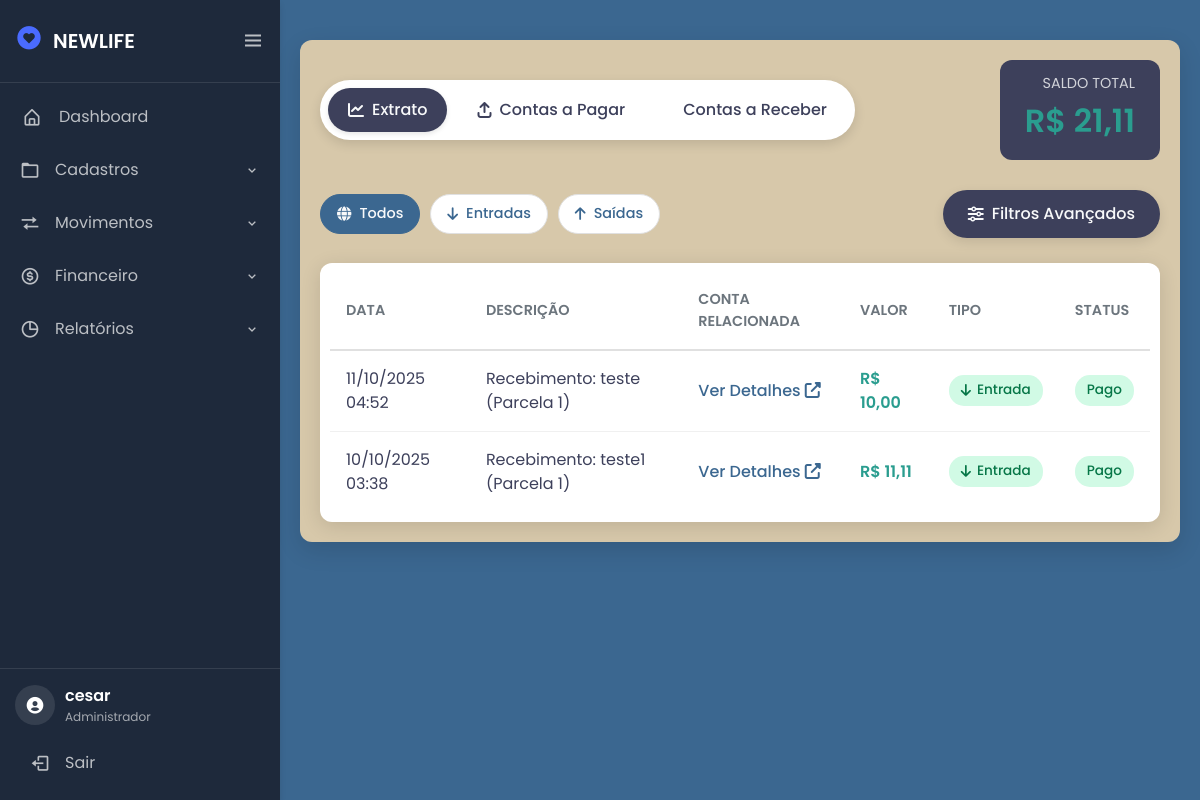
Screenshot of /financeiro/ (signed in) with the database file from the repository.
### financeiro/models.py (models this page shows, shortened)
class Extrato(models.Model):
    TIPO_CHOICES = (
        ('entrada', 'Entrada'),
        ('saida', 'Saída'),
    )
    STATUS_CHOICES = (
        ('pendente', 'Pendente'),
        ('pago', 'Pago'),
        ('nao_pago', 'Não Pago'),
    )
    descricao = models.CharField(max_length=255)
    valor = models.DecimalField(max_digits=10, decimal_places=2)
    data_transacao = models.DateTimeField(default=timezone.now)
    tipo = models.CharField(max_length=7, choices=TIPO_CHOICES)
    saldo = models.DecimalField(max_digits=10, decimal_places=2, default=0.00)
    metodo_pagamento = models.CharField(max_length=50, blank=True, null=True)
    status = models.CharField(max_length=10, choices=STATUS_CHOICES, default='pendente')
    conta_pagar = models.ForeignKey(ContaPagar, on_delete=models.SET_NULL, null=True, blank=True)
    conta_receber = models.ForeignKey(ContaReceber, on_delete=models.SET_NULL, null=True, blank=True)
    conta_bancaria = models.ForeignKey('ContaBancaria', on_delete=models.CASCADE, null=True, blank=True, related_name='extratos')

### financeiro/views.py (the view, shortened to what this page needs)
# urls.py: path('', views.financeiro, name='financeiro'),
@login_required(login_url="/login/")
def financeiro(request):
    extratos = Extrato.objects.filter(status='pago').select_related(
        'conta_receber', 'conta_pagar'
    ).order_by('-data_transacao')
    search_query = request.GET.get('search', '')
    data_inicio = request.GET.get('data_inicio')
    data_fim = request.GET.get('data_fim')
    tipo = request.GET.get('tipo')
    status = request.GET.get('status')
    metodo = request.GET.get('metodo')
    valor_min = request.GET.get('valor_min')
    valor_max = request.GET.get('valor_max')
    if data_inicio and data_fim:
        extratos = extratos.filter(
            data_transacao__date__gte=data_inicio,
            data_transacao__date__lte=data_fim
        )
    elif data_inicio:
        extratos = extratos.filter(data_transacao__date__gte=data_inicio)
    elif data_fim:
        extratos = extratos.filter(data_transacao__date__lte=data_fim)
    if tipo:
        extratos = extratos.filter(tipo=tipo)
    if status:
        extratos = extratos.filter(status=status)
    if metodo:
        extratos = extratos.filter(metodo_pagamento=metodo)
    if valor_min:
        extratos = extratos.filter(valor__gte=float(valor_min))
    if valor_max:
        extratos = extratos.filter(valor__lte=float(valor_max))
    metodos_pagamento = Extrato.objects.exclude(metodo_pagamento__isnull=True)\
                                      .exclude(metodo_pagamento__exact='')\
                                      .values_list('metodo_pagamento', flat=True)\
                                      .distinct()
    saldo_total = sum(
    e.valor if e.tipo == 'entrada' else -e.valor
    for e in Extrato.objects.filter(status='pago')
    )
    paginator = Paginator(extratos, 10)
    page_number = request.GET.get('page')
    extratos_paginados = paginator.get_page(page_number)
    context = {
        'extratos': extratos_paginados,
        'saldo_total': saldo_total,
        'metodos_pagamento': metodos_pagamento,
    }
    return render(request, 'extrato.html', context)

### financeiro/templatetags/pagamento_tags.py (called while the page is built)
@register.simple_tag(takes_context=True)
def param_replace(context, **kwargs):
    params = context['request'].GET.copy()
    for key, value in kwargs.items():
        params[key] = value
    return params.urlencode()

### financeiro/templates/extrato.html (shortened to what this page needs)
{% extends 'tela.html' %}
{% load static %}
{% load pagamento_tags %}
{% block 'head' %}
<link rel="stylesheet" href="{% static 'css/extrato.css' %}">
<link rel="stylesheet" href="https://cdnjs.cloudflare.com/ajax/libs/font-awesome/6.5.2/css/all.min.css">
{% endblock %}
{% block 'dashboard' %}
<div class="container">
    <header class="page-header">
        <nav class="menu">
            <a class="nav-button active" href="{% url 'financeiro' %}"><i class="fas fa-chart-line"></i> Extrato</a>
            <a class="nav-button" href="{% url 'contasPagar' %}"><i class="fas fa-arrow-up-from-bracket"></i> Contas a Pagar</a>
            <a class="nav-button" href="{% url 'contasReceber' %}"> Contas a Receber</a>
        </nav>
        <div class="saldo-card">
            <h3>SALDO TOTAL</h3>
            <p class="{% if saldo_total >= 0 %}saldo-positivo{% else %}saldo-negativo{% endif %}">
                R$ {{ saldo_total|floatformat:2 }}
            </p>
        </div>
    </header>
    <div class="actions-toolbar">
        <div class="status-buttons">
            <a href="?{% param_replace tipo='' %}" class="status-btn {% if not request.GET.tipo %}active{% endif %}">
                <i class="fas fa-globe"></i> Todos
            </a>
            <a href="?{% param_replace tipo='entrada' %}" class="status-btn {% if request.GET.tipo == 'entrada' %}active{% endif %}">
                <i class="fas fa-arrow-down"></i> Entradas
            </a>
            <a href="?{% param_replace tipo='saida' %}" class="status-btn {% if request.GET.tipo == 'saida' %}active{% endif %}">
                <i class="fas fa-arrow-up"></i> Saídas
            </a>
        </div>
        <button id="toggle-filtros" class="add-button">
            <i class="fas fa-sliders-h"></i> Filtros Avançados
        </button>
    </div>
    <div class="table-wrapper">
        <table class="content-table">
            <thead>
                <tr>
                    <th>Data</th>
                    <th>Descrição</th>
                    <th>Conta Relacionada</th>
                    <th>Valor</th>
                    <th>Tipo</th>
                    <th>Status</th>
                </tr>
            </thead>
            <tbody>
                {% for extrato in extratos %}
                    <tr>
                        <td data-label="Data">{{ extrato.data_transacao|date:"d/m/Y H:i" }}</td>
                        <td data-label="Descrição">{{ extrato.descricao }}</td>
                        <td data-label="Conta Relacionada">
                            {% if extrato.conta_receber or extrato.conta_pagar %}
                                <a href="#" class="conta-relacionada-link"
                                   data-conta-id="{% if extrato.conta_receber %}{{ extrato.conta_receber.id }}{% else %}{{ extrato.conta_pagar.id }}{% endif %}"
                                   data-tipo="{% if extrato.conta_receber %}receber{% else %}pagar{% endif %}">
                                    Ver Detalhes <i class="fas fa-external-link-alt"></i>
                                </a>
                            {% else %}
                                -
                            {% endif %}
                        </td>
                        <td data-label="Valor" class="{% if extrato.tipo == 'entrada' %}valor-positivo{% else %}valor-negativo{% endif %}">
                           R$ {{ extrato.valor|floatformat:2 }}
                        </td>
                        <td data-label="Tipo">
                            {% if extrato.tipo == 'entrada' %}
                                <span class="status status-entrada"><i class="fas fa-arrow-down"></i> Entrada</span>
                            {% else %}
                                <span class="status status-saida"><i class="fas fa-arrow-up"></i> Saída</span>
                            {% endif %}
                        </td>
                        <td data-label="Status">
                           <span class="status {% if extrato.status == 'pago' %}status-pago{% else %}status-pendente{% endif %}">
                                {{ extrato.get_status_display }}
                           </span>
                        </td>
                    </tr>
                {% empty %}
                    <tr>
                        <td colspan="6" class="empty-cell">Nenhuma transação encontrada.</td>
                    </tr>
                {% endfor %}
            </tbody>
        </table>
    </div>
</div>
{% endblock %}

### estoque/templates/tela.html (shortened to what this page needs)
{% load static %}
<!doctype html>
<html lang="pt-BR">
<head>
  <link rel="stylesheet" href="https://cdn.jsdelivr.net/npm/bootstrap@4.6.1/dist/css/bootstrap.min.css">
  <link rel="stylesheet" href="{% static 'css/styletela.css' %}">
  <link rel="stylesheet" href="{% static 'css/general.css' %}">
  <link href="https://cdn.jsdelivr.net/npm/boxicons@latest/css/boxicons.min.css" rel='stylesheet'>
  <link rel="stylesheet" href="https://cdnjs.cloudflare.com/ajax/libs/animate.css/4.1.1/animate.min.css"/>
  {% block 'head' %}{% endblock %}
</head>
<body>
  <div class="sidebar-tech">
    <div class="logo-container">
      <div class="logo-tech">
        <div class="logo-icon"><i class='bx bxs-heart-circle'></i></div>
        <div class="logo-text">NEWLIFE</div>
      </div>
      <i class="bx bx-menu toggle-btn" id="sidebarToggle"></i>
    </div>
    <nav class="nav-tech">
      <ul class="nav-list">
        <li class="nav-item">
          <a href="{% url 'inicial' %}" class="nav-link">
            <i class="bx bx-home-alt"></i>
            <span class="link-text">Dashboard</span>
          </a>
        </li>
        <li class="nav-group">
          <div class="group-header">
            <i class="bx bx-folder"></i>
            <span class="group-title">Cadastros</span>
            <i class="bx bx-chevron-down group-arrow"></i>
          </div>
        </li>
        <li class="nav-group">
          <div class="group-header">
            <i class="bx bx-transfer"></i>
            <span class="group-title">Movimentos</span>
            <i class="bx bx-chevron-down group-arrow"></i>
          </div>
        </li>
        <li class="nav-group">
          <div class="group-header">
            <i class='bx bx-dollar-circle'></i>
            <span class="group-title">Financeiro</span>
            <i class="bx bx-chevron-down group-arrow"></i>
          </div>
        </li>
        <li class="nav-group">
          <div class="group-header">
            <i class="bx bx-pie-chart-alt"></i>
            <span class="group-title">Relatórios</span>
            <i class="bx bx-chevron-down group-arrow"></i>
          </div>
        </li>
      </ul>
    </nav>
    <div class="user-panel">
      <div class="user-info">
        <div class="user-avatar">
          <i class='bx bxs-user-circle'></i>
        </div>
        <div class="user-details">
          <div class="user-name">
            {% if request.user.is_authenticated %}
              {{ request.user.get_full_name|default:request.user.username }}
            {% else %}
              Visitante
            {% endif %}
          </div>
          <div class="user-role">
            {% if request.user.is_superuser %}
              Administrador
            {% elif request.user.is_staff %}
              Funcionário
            {% else %}
              Usuário Comum
            {% endif %}
          </div>
        </div>
      </div>
      <a href="{% url 'logout' %}" class="logout-btn">
        <i class="bx bx-log-out"></i>
        <span>Sair</span>
      </a>
    </div>
  </div>
  <section class="main-content">
    {% block 'dashboard'%}
    {% endblock %}
  </section>
</body>
</html>

### estoque/static/css/styletela.css (style rules this page uses)
:root { --primary-color: #4a6bff; --secondary-color: #6c757d; --success-color: #28a745; --danger-color: #dc3545; --warning-color: #ffc107; --info-color: #17a2b8; --light-color: #f8f9fa; --dark-color: #343a40; --sidebar-bg: #1e293b; --sidebar-width: 280px; --sidebar-collapsed-width: 80px; --transition-speed: 0.3s; --shadow: 0 4px 6px rgba(0, 0, 0, 0.1); --main-color: #d7c8aa; --dark-color: #3d405b; --light-color: #f8f9fa; --contrast-color: #f88863; --differential-color: #3b6790; --background-color: #fff8e3; }
body { background-color: var(--differential-color); }
.sidebar-tech { position: fixed; top: 0; left: 0; height: 100vh; width: var(--sidebar-width); background: var(--sidebar-bg); color: white; transition: all var(--transition-speed) ease; z-index: 1000; display: flex; flex-direction: column; box-shadow: var(--shadow); overflow: visible; }
.logo-container { display: flex; align-items: center; justify-content: space-between; padding: 20px 15px; border-bottom: 1px solid rgba(255, 255, 255, 0.1); }
.logo-tech { display: flex; align-items: center; gap: 10px; }
.logo-icon { font-size: 28px; color: var(--primary-color); }
.logo-text { font-size: 20px; font-weight: 600; white-space: nowrap; transition: opacity var(--transition-speed); }
.toggle-btn { font-size: 24px; cursor: pointer; transition: transform var(--transition-speed); color: rgba(255, 255, 255, 0.7); }
.nav-tech { flex: 1; overflow-y: auto; overflow-x: hidden; padding: 10px 0; }
.nav-list { list-style: none; padding: 0; margin: 0; }
.nav-item, .nav-group { margin-bottom: 5px; }
.nav-link { display: flex; align-items: center; padding: 12px 20px; color: rgba(255, 255, 255, 0.7); text-decoration: none; transition: all var(--transition-speed); position: relative; }
.nav-link::before { content: ''; position: absolute; left: 0; top: 0; height: 100%; width: 3px; background: var(--primary-color); transform: scaleY(0); transition: transform var(--transition-speed); }
.nav-link i { font-size: 20px; margin-right: 15px; min-width: 24px; text-align: center; }
.link-text { white-space: nowrap; transition: opacity var(--transition-speed); }
.nav-group { position: relative; }
.group-header { display: flex; align-items: center; padding: 12px 20px; cursor: pointer; color: rgba(255, 255, 255, 0.7); transition: all var(--transition-speed); }
.group-header i:first-child { font-size: 20px; margin-right: 15px; }
.group-title { flex: 1; white-space: nowrap; transition: opacity var(--transition-speed); }
.group-arrow { transition: transform var(--transition-speed); }
.user-panel { padding: 15px; border-top: 1px solid rgba(255, 255, 255, 0.1); margin-top: auto; }
.user-info { display: flex; align-items: center; margin-bottom: 15px; }
.user-avatar { width: 40px; height: 40px; border-radius: 50%; background: rgba(255, 255, 255, 0.1); display: flex; align-items: center; justify-content: center; margin-right: 10px; font-size: 20px; }
.user-details { flex: 1; overflow: hidden; }
.user-name { font-weight: 600; white-space: nowrap; transition: opacity var(--transition-speed); }
.user-role { font-size: 12px; color: rgba(255, 255, 255, 0.6); white-space: nowrap; transition: opacity var(--transition-speed); }
.logout-btn { display: flex; align-items: center; padding: 10px 15px; color: rgba(255, 255, 255, 0.7); text-decoration: none; border-radius: 5px; transition: all var(--transition-speed); width: 100%; }
.logout-btn i { font-size: 20px; margin-right: 15px; }
.main-content { margin-left: var(--sidebar-width); padding: 20px; min-height: 100vh; transition: margin-left var(--transition-speed); overflow-x: hidden; }
body, html { overflow-x: hidden; }
a { text-decoration: none !important; }

### estoque/static/css/general.css (style rules this page uses)
:root { --main-color: #d7c8aa; --dark-color: #3d405b; --light-color: #f8f9fa; --contrast-color: #f88863; --differential-color: #3b6790; --background-color: #fff8e3; }

### rows the page displays
Extrato: data_transacao "11/10/2025 04:52", descricao "Recebimento: teste (Parcela 1)", valor "10,00", tipo "entrada" (drawn), status "Pago"
Extrato: data_transacao "10/10/2025 03:38", descricao "Recebimento: teste1 (Parcela 1)", valor "11,11", tipo "entrada" (drawn), status "Pago"

### other values shown
{{ request.user.get_full_name|default:request.user.username }} "cesar"
{{ saldo_total|floatformat:2 }} "21,11"
